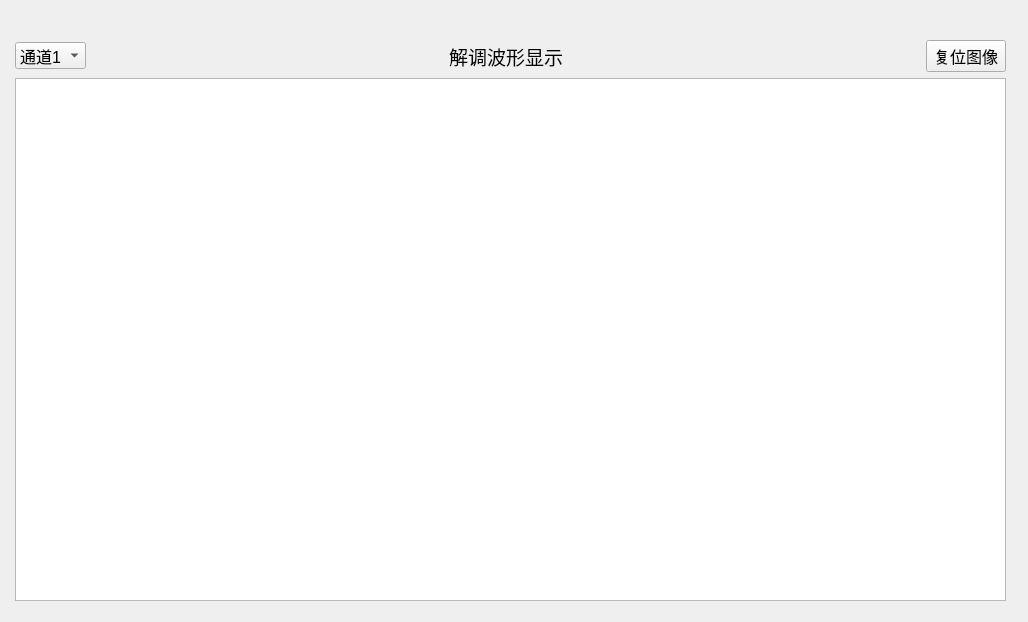
<?xml version="1.0" encoding="UTF-8"?>
<ui version="4.0">
 <class>demowave_widget</class>
 <widget class="QWidget" name="demowave_widget">
  <property name="geometry">
   <rect>
    <x>0</x>
    <y>0</y>
    <width>1028</width>
    <height>622</height>
   </rect>
  </property>
  <property name="windowTitle">
   <string>Form</string>
  </property>
  <widget class="QWidget" name="layoutWidget">
   <property name="geometry">
    <rect>
     <x>15</x>
     <y>40</y>
     <width>991</width>
     <height>561</height>
    </rect>
   </property>
   <layout class="QVBoxLayout" name="verticalLayout">
    <item>
     <layout class="QHBoxLayout" name="horizontalLayout">
      <item>
       <widget class="QComboBox" name="comboBox_Channel">
        <property name="font">
         <font>
          <pointsize>12</pointsize>
         </font>
        </property>
        <item>
         <property name="text">
          <string>通道1</string>
         </property>
        </item>
        <item>
         <property name="text">
          <string>通道2</string>
         </property>
        </item>
        <item>
         <property name="text">
          <string>通道3</string>
         </property>
        </item>
        <item>
         <property name="text">
          <string>通道4</string>
         </property>
        </item>
       </widget>
      </item>
      <item>
       <spacer name="horizontalSpacer">
        <property name="orientation">
         <enum>Qt::Horizontal</enum>
        </property>
        <property name="sizeHint" stdset="0">
         <size>
          <width>40</width>
          <height>20</height>
         </size>
        </property>
       </spacer>
      </item>
      <item>
       <widget class="QLabel" name="label">
        <property name="font">
         <font>
          <family>Microsoft YaHei</family>
          <pointsize>14</pointsize>
         </font>
        </property>
        <property name="text">
         <string>解调波形显示</string>
        </property>
        <property name="alignment">
         <set>Qt::AlignCenter</set>
        </property>
       </widget>
      </item>
      <item>
       <spacer name="horizontalSpacer_2">
        <property name="orientation">
         <enum>Qt::Horizontal</enum>
        </property>
        <property name="sizeHint" stdset="0">
         <size>
          <width>40</width>
          <height>20</height>
         </size>
        </property>
       </spacer>
      </item>
      <item>
       <widget class="QPushButton" name="pushButton_reset">
        <property name="font">
         <font>
          <pointsize>12</pointsize>
         </font>
        </property>
        <property name="text">
         <string>复位图像</string>
        </property>
       </widget>
      </item>
     </layout>
    </item>
    <item>
     <widget class="QtCharts::QChartView" name="graphicsView"/>
    </item>
   </layout>
  </widget>
 </widget>
 <customwidgets>
  <customwidget>
   <class>QtCharts::QChartView</class>
   <extends>QGraphicsView</extends>
   <header>qchartview.h</header>
  </customwidget>
 </customwidgets>
 <resources/>
 <connections/>
</ui>
